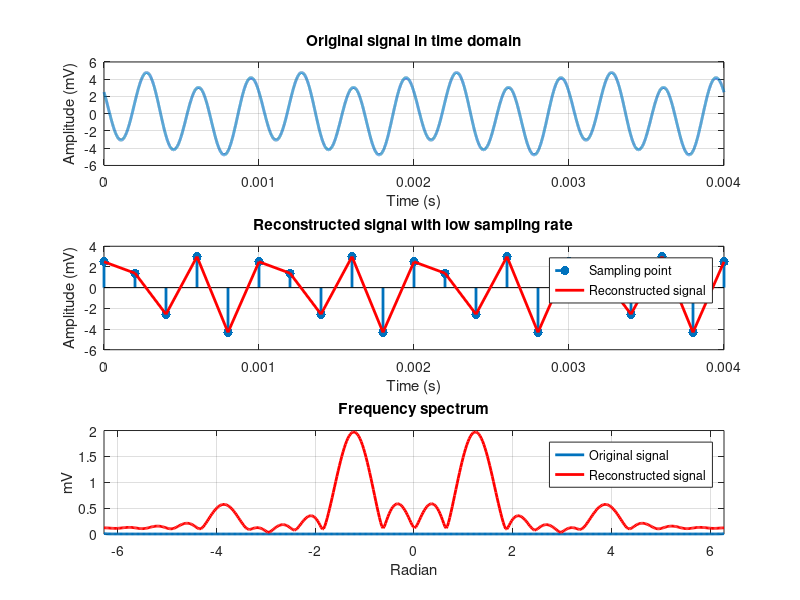

Recreate this plot in MATLAB.
clc, clearvars, close all
f = 1000, T = 1/f;
t = 0 : T/10000 : 4*T;
x = sin(2*pi*f*t+pi/6)+4*cos(6*pi*f*t+pi/3);
subplot(3, 1, 1)
plot(t,x,'Linewidth',2)
title('Original signal in time domain')
xlabel('Time (s)')
ylabel('Amplitude (mV)')
grid on
t1 = 0 : T/5 : 4*T;
x1 = sin(2*pi*f*t1+pi/6)+4*cos(6*pi*f*t1+pi/3)
subplot(3, 1, 2)
stem(t1, x1, 'Linewidth', 2, '.', 'Markersize', 20)
hold on
grid on
plot(t1, x1, 'Linewidth', 2, 'r')
title('Reconstructed signal with low sampling rate')
xlabel('Time (s)')
ylabel('Amplitude (mV)')
legend('Sampling point', 'Reconstructed signal')
N = 512;
L = length(x);
X = fft(x, N);
mag_X = abs(X)/L;
w = linspace(-2*pi, 2*pi, N);
subplot(3, 1, 3)
plot(w, mag_X, 'Linewidth', 2)
xlim([min(w) max(w)])
xlabel('Radian')
ylabel('mV')
title('Frequency spectrum')
hold on
L1 = length(x1);
X1 = fft(x1, N);
mag_X1 = abs(X1)/L1;
w1 = linspace(-2*pi, 2*pi, 512);
plot(w1, mag_X1, 'Linewidth', 2, 'r')
legend('Original signal', 'Reconstructed signal')
grid on
pause
